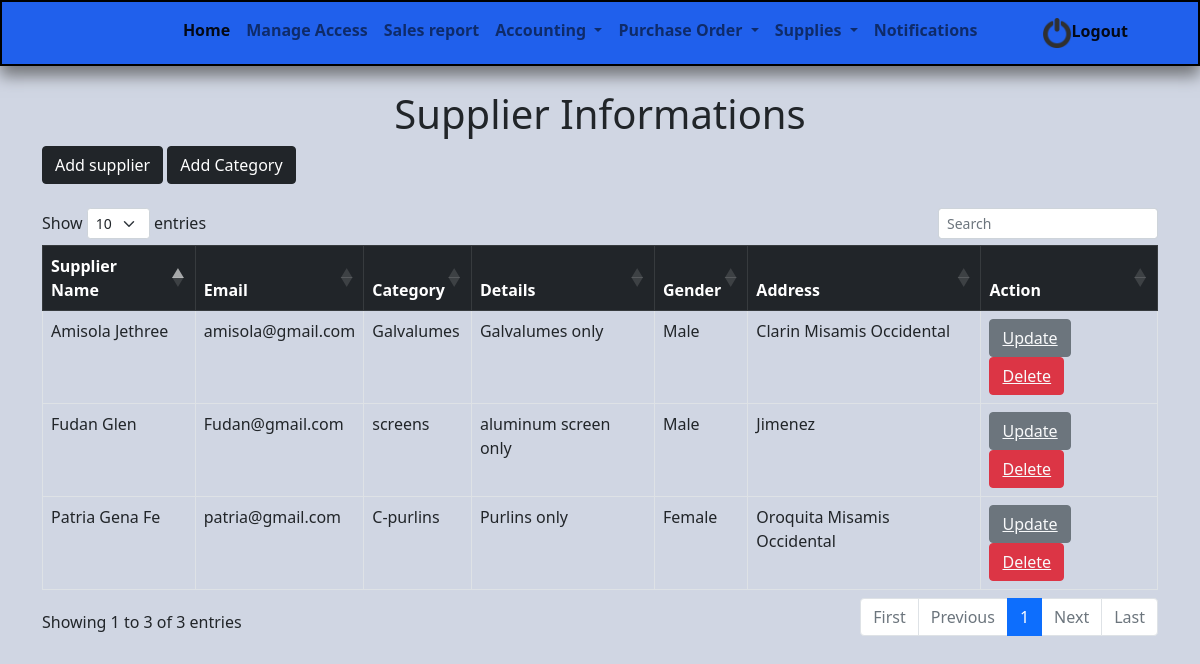
The app's page /supplier.php, older data.
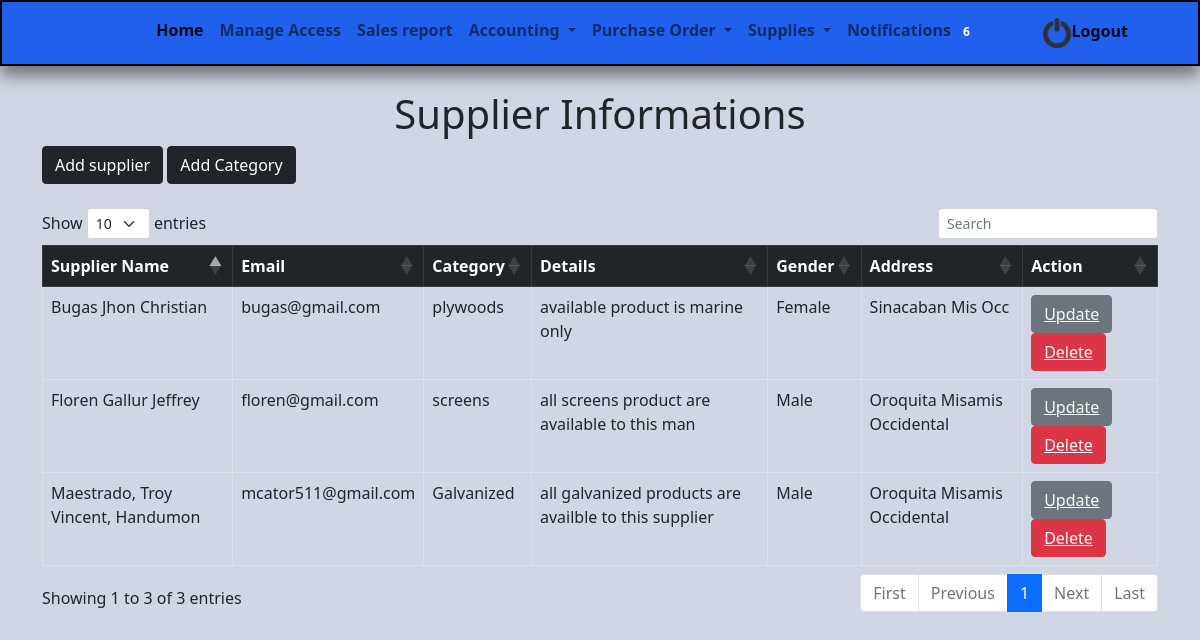
The same page, newer data.
### tables this page shows
CREATE TABLE `supplier` (
  `supplier_id` int(11) NOT NULL,
  `lastname/firstname/midname` varchar(150) NOT NULL,
  `email` varchar(50) NOT NULL,
  `category_id` int(11) NOT NULL,
  `details` varchar(200) NOT NULL,
  `gender` varchar(50) NOT NULL,
  `address` varchar(100) NOT NULL,
  `image_url` varchar(50) NOT NULL
);

CREATE TABLE `category` (
  `categ_id` int(11) NOT NULL,
  `categ_name` varchar(50) NOT NULL
);

### database/functions.php (called while the page is built, shortened)
<?php
    function fetchAll($query){
        $con = new PDO(DBINFO, DBUSER, DBPASS);
        $stmt = $con->query($query);
        return $stmt->fetchAll();
    }
?>

### supplier.php (the view, shortened to what the changed rows need)
<?php
include 'database/db.php';
include 'try.php';
?>
<!DOCTYPE html>
<html>
<head>
	<link href="https://cdn.jsdelivr.net/npm/bootstrap@5.1.3/dist/css/bootstrap.min.css" rel="stylesheet">
  <link rel="stylesheet" type="text/css" href="https://cdn.datatables.net/1.11.3/css/dataTables.bootstrap5.min.css">
  <link href="https://cdn.jsdelivr.net/npm/bootstrap@5.1.3/dist/css/bootstrap.min.css" rel="stylesheet">
  <link rel="stylesheet" href="https://cdn.jsdelivr.net/npm/bootstrap-icons@1.6.1/font/bootstrap-icons.css">
</head>
<body>
<form action="" method="POST" class="needs-validation" novalidate>
<div class="container">
<div class="my-4">
	<h1 class="text-center">Supplier Informations</h1>
</div>
<table class="table table-bordered" id="tebol5">
  <thead class="table-dark">
    <tr>
      <th>Supplier Name</th>
      <th>Email</th>
      <th>Category</th>
      <th>Details</th>
      <th>Gender</th>
      <th>Address</th>
      <th>Action</th>
    </tr>
  </thead>
  <tbody>
    <?php
     $disp="SELECT
                  supplier.`lastname/firstname/midname`,
                  supplier.email,
                  category.categ_name,
                  supplier.details,
                  supplier.gender,
                  supplier.address,
                  supplier.supplier_id
                  FROM
                  supplier
                  INNER JOIN category ON supplier.category_id = category.categ_id";
    $result=mysqli_query($conn,$disp);
    if($result->num_rows>0){
      while($row =$result->fetch_assoc()){
        $id=$row['supplier_id'];
        $name=$row['lastname/firstname/midname'];
        $email=$row['email'];
        $category=$row['categ_name'];
        $details=$row['details'];
        $gender=$row['gender'];
        $address=$row['address'];
        echo '
            <tr>
                <td>'.$name.'</td>
                <td>'.$email.'</td>
                <td>'.$category.'</td>
                <td>'.$details.'</td>
                <td>'.$gender.'</td>
                <td>'.$address.'</td>
              <td>
              <button class="btn btn-secondary"><a class="text-light" href="supplier_update.php?updateid='.$id.'">Update</a></button>
                  <button class="btn btn-danger"><a class="text-light" href="supplier_del.php?deleteid='.$id.'">Delete</a></button>
                </td>
              </tr>
        ';
      }
    }
    ?>
  </tbody>
</table>
</div>
</form>
<link rel="stylesheet" type="text/css" href="https://cdn.datatables.net/1.11.3/css/dataTables.bootstrap5.min.css">
</body>
</html>

### try.php (shortened to what the changed rows need)
<?php
include 'database/functions.php';
?>
<!DOCTYPE html>
<html>
<head>
  <link href="https://cdn.jsdelivr.net/npm/bootstrap@5.1.3/dist/css/bootstrap.min.css" rel="stylesheet">
  <link rel="stylesheet" href="https://cdn.jsdelivr.net/npm/bootstrap-icons@1.6.1/font/bootstrap-icons.css">
</head>
<body style="background-color: #D0D6E3">
<nav class="navbar navbar-expand-md navbar-light" style="background: #2060EC; border: 2px black solid;box-shadow: 0 10px 15px #737579">
  <div class="container-fluid" style="font-weight: bold;">
    <div class="collapse navbar-collapse" id="navbarSupportedContent">
      <ul class="navbar-nav ms-auto mb-2 mb-lg-0" style="margin-right: 50px; font-weight: bold;">
<ul class="navbar-nav mr-auto">
         <li class="nav-item dropdown ">
            <a class="nav-link" href="" id="dropdown01" data-toggle="dropdown" aria-haspopup="true" aria-expanded="false">Notifications
                <?php
                $query = "SELECT * from `notifications` where `status` = 'unread' order by `date` DESC";
                if(count(fetchAll($query))>0){
                ?>
                <span class="badge badge-light"><?php echo count(fetchAll($query)); ?></span>
              <?php
                }
                    ?>
              </a>
  </li>
  </ul>
      </ul>
    </div>
  </div>
</nav>
</body>
</html>

Row changes from the older to the newer data that the page shows:
removed supplier: value "Fudan Glen", email "Fudan@gmail.com", category.categ_name "screens", details "aluminum screen only", gender "Male", address "Jimenez"
removed supplier: value "Patria Gena Fe", email "patria@gmail.com", category.categ_name "C-purlins", details "Purlins only", gender "Female", address "Oroquita Misamis Occidental"
removed supplier: value "Amisola Jethree", email "amisola@gmail.com", category.categ_name "Galvalumes", details "Galvalumes only", gender "Male", address "Clarin Misamis Occidental"
added supplier: value "Maestrado, Troy Vincent, Handumon", email "mcator511@gmail.com", category.categ_name "Galvanized", details "all galvanized products are availble to this supplier", gender "Male", address "Oroquita Misamis Occidental"
added supplier: value "Bugas Jhon Christian", email "bugas@gmail.com", category.categ_name "plywoods", details "available product is marine only", gender "Female", address "Sinacaban Mis Occ"
added supplier: value "Floren Gallur Jeffrey", email "floren@gmail.com", category.categ_name "screens", details "all screens product are available to this man", gender "Male", address "Oroquita Misamis Occidental"
Text that changed along with them:
count(fetchAll($query)): (not shown) → "6"
